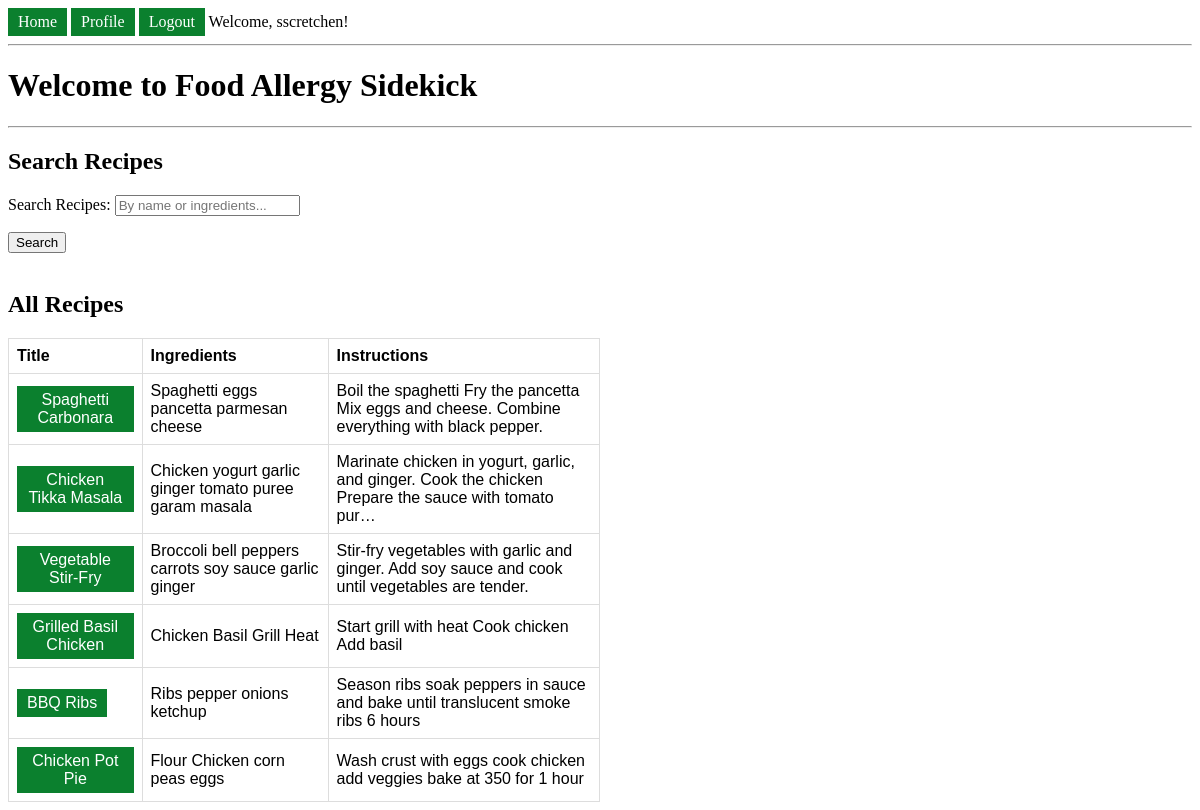
The page / (signed in) on the database its author committed.
### recipes/models.py (models this page shows, shortened)
class Recipe(models.Model):
    title = models.CharField(max_length=255)
    ingredients = models.TextField()
    instructions = models.TextField()
    image = models.ImageField(upload_to='recipe_images/', blank=True, null=True, default='recipe_images/food_icon.jpg')
    user = models.ForeignKey(User, on_delete=models.CASCADE, default=1)

### profiles/views.py (the view)
# urls.py: 2. Add a URL to urlpatterns:  path('', views.home, name='home')
def home(request):
    form = RecipeSearchForm()
    recipes = Recipe.objects.all()
    if request.GET.get('query'):
            form = RecipeSearchForm(request.GET)
            if form.is_valid():
                query = form.cleaned_data['query']
                recipes = Recipe.objects.filter(title__icontains=query) | Recipe.objects.filter(ingredients__icontains=query)
    return render(request, 'home.html', {
        'form': form,
        'recipes': recipes,
    })

### recipes/forms.py
class RecipeSearchForm(forms.Form):
    query = forms.CharField(
        max_length=255,
        label='Search Recipes',
        widget=forms.TextInput(attrs={'placeholder': 'By name or ingredients...'})
    )

### profiles/templates/home.html (shortened to what this page needs)
{% extends 'base.html' %}
{% block content %}
<div>
    <hr>
    <h1>Welcome to Food Allergy Sidekick</h1>
    <hr>
    <h2>Search Recipes</h2>
    <form method="GET" action=".">
        {{ form.as_p }}
        <button type="submit">Search</button>
    </form>
    <br>
    <h2>All Recipes</h2>
    <table>
        <thead>
            <tr>
                <th>Title</th>
                <th>Ingredients</th>
                <th>Instructions</th>
            </tr>
        </thead>
        <tbody>
            {% for recipe in recipes %}
            <tr>
                <td><a href="{% url 'recipe_detail' recipe.pk %}">{{ recipe.title }}</a></td>
                <td>{{ recipe.ingredients|truncatechars:100 }}</td>
                <td>{{ recipe.instructions|truncatechars:100 }}</td>
            </tr>
            {% endfor %}
        </tbody>
    </table>
</div>
{% endblock %}

### profiles/templates/base.html (shortened to what this page needs)
<!DOCTYPE html>
<html>
<div>
    <body>
        <nav>
            <a href="{% url 'home' %}">Home</a>
            {% if user.is_authenticated %}
            <a href="{% url 'view_profile' %}">Profile</a>
            <a href="{% url 'logout' %}">Logout</a>
            <span>Welcome, {{ user.username }}!</span>
            {% else %}
            <a href="{% url 'login' %}">Login</a>
            <a href="{% url 'signup' %}">Sign Up</a>
            {% endif %}
        </nav>
        {% block content %}{% endblock %}
    </body>
</div>
</html>

### profiles/templates/base.html (style rules this page uses)
a:link, a:visited { background-color: #0b802e; color: white; padding: 5px 10px; text-align: center; text-decoration: none; display: inline-block; }

### profiles/templates/home.html (style rules this page uses)
table { font-family: arial, sans-serif; border-collapse: collapse; width: 50%; }
td, th { border: 1px solid #dddddd; text-align: left; padding: 8px; }

### rows shown on the page
Recipe: title "Spaghetti Carbonara", ingredients "Spaghetti eggs pancetta parmesan cheese", instructions "Boil the spaghetti Fry the pancetta Mix eggs and cheese. Combine everything with black pepper."
Recipe: title "Chicken Tikka Masala", ingredients "Chicken yogurt garlic ginger tomato puree garam masala", instructions "Marinate chicken in yogurt, garlic, and ginger. Cook the chicken Prepare the sauce with tomato pur…"
Recipe: title "Vegetable Stir-Fry", ingredients "Broccoli bell peppers carrots soy sauce garlic ginger", instructions "Stir-fry vegetables with garlic and ginger. Add soy sauce and cook until vegetables are tender."
Recipe: title "Grilled Basil Chicken", ingredients "Chicken Basil Grill Heat", instructions "Start grill with heat Cook chicken Add basil"
Recipe: title "BBQ Ribs", ingredients "Ribs pepper onions ketchup", instructions "Season ribs soak peppers in sauce and bake until translucent smoke ribs 6 hours"
Recipe: title "Chicken Pot Pie", ingredients "Flour Chicken corn peas eggs", instructions "Wash crust with eggs cook chicken add veggies bake at 350 for 1 hour"

### other values the page prints
{{ user.username }} "sscretchen"
